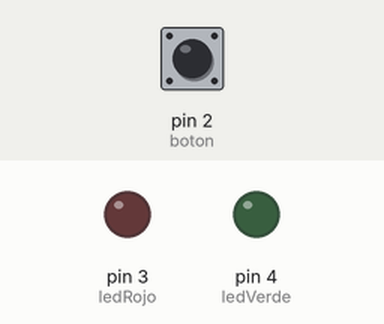
This sketch was run on a simulated Arduino Uno, built with avr-gcc and run on an emulated ATmega328P. Shown: output pins drawn as LEDs (lit = HIGH). Inputs (shaded band) come from the test bench; at power-on: pin 2 (boton) HIGH.

Above: at 1.2 s.
1.3 s: pin 2 (boton) pulled LOW for 0.15 s
At 1.47 s:
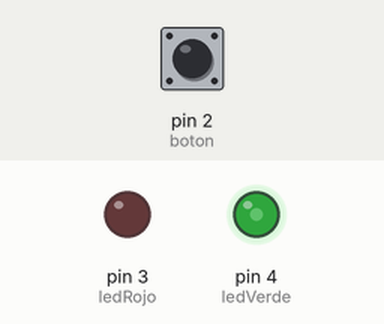
3.0 s: pin 2 (boton) pulled LOW for 1 s
At 3.4 s:
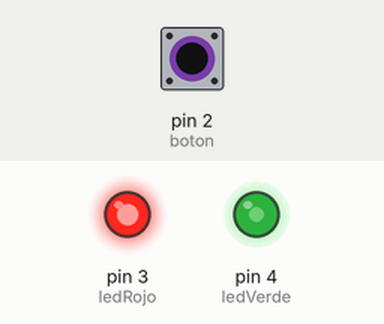
5.5 s: pin 2 (boton) pulled LOW for 3.2 s
At 10.2 s:
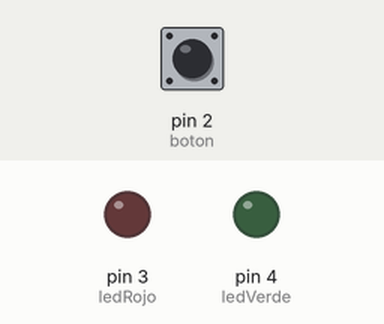
Timing chart, 0 to 11.7 s (numbered marks = the images above; inputs shaded):
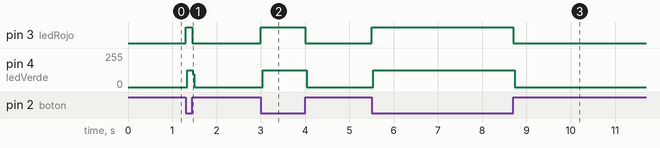

Measured:
- after the input at 1.3 s, pin 3 (ledRojo): LOW → HIGH at once, → LOW 0.15 s later; pin 4 (ledVerde): 0/255 → 126/255 at once, → 0/255 0.12 s later
- after the input at 3.0 s, pin 3 (ledRojo): LOW → HIGH at once, → LOW 1.0 s later; pin 4 (ledVerde): 0/255 → 126/255 at once, → 0/255 1.0 s later
- after the input at 5.5 s, pin 3 (ledRojo): LOW → HIGH at once, → LOW 3.2 s later; pin 4 (ledVerde): 0/255 → 126/255 at once, → 0/255 3.2 s later

The sketch:

ej3.4.ino
```cpp
const int ledRojo = 3;
const int ledVerde = 4;
const int boton = 2;

byte estadoVerde = LOW;

void setup()
{
  // put your setup code here, to run once:
  pinMode(ledRojo, OUTPUT);
  pinMode(ledVerde, OUTPUT);
  pinMode(boton, INPUT_PULLUP);
}

void loop()
{
  // put your main code here, to run repeatedly:
  int estadoBoton = digitalRead(boton);
  unsigned long ms = millis();

  if (estadoBoton == LOW)
  {
    digitalWrite(ledRojo, 1);
    if (estadoVerde == LOW)
    {
      digitalWrite(ledVerde, 1);
      estadoVerde = HIGH;
    }
    else
    {
      digitalWrite(ledVerde, 0);
      estadoVerde = LOW;
    }
  }
  else
  {
    digitalWrite(ledRojo, 0);
  }
}
```
